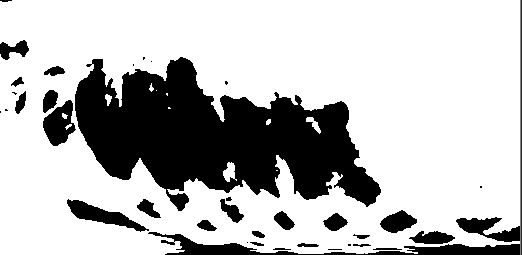
#> input picture SKZ/lab2/1.jpg, 522 x 255 px
$ python lab.py
#> lines starting #> are read from the running program, lines starting #| are printed output that depends on the picture; after the words box and inside, x2 and y2 are one past the last pixel; in counts of white or black regions, pixels touching at a corner belong together
import cv2

# Завантажити зображення, перетворити на градації сірого, розмиття за Гауссом, поріг Оцу
image = cv2.imread('1.jpg')
#> image is the input picture: shape (255, 522, 3); min 0, max 255, mean 188.7
#image = cv2.imread('2.png')
gray = cv2.cvtColor(image, cv2.COLOR_BGR2GRAY)
blur = cv2.GaussianBlur(gray, (3, 3), 0)
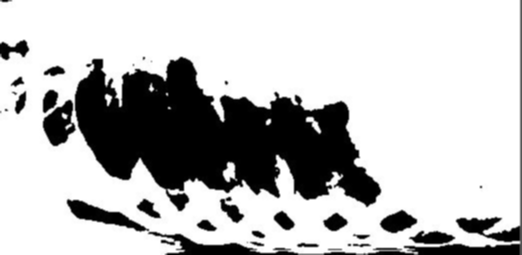
#> blur: shape (255, 522); min 0, max 255, mean 188.8
thresh = cv2.threshold(
    blur, 0, 255, cv2.THRESH_BINARY_INV + cv2.THRESH_OTSU)[1]
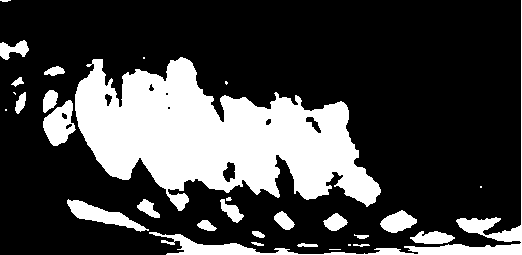
#> thresh: shape (255, 522); 26% white; 30 white regions (9 under 20 px)

# Фільтрація за допомогою контурної області та видаляйте шум за розміров вказаної в пікселях
cnts = cv2.findContours(thresh, cv2.RETR_TREE, cv2.CHAIN_APPROX_SIMPLE)
#> cnts = 39 contours, 13 with area under 20; largest, box (x1, y1, x2, y2) and area: (75, 57, 381, 211) 25582, (149, 0, 522, 255) 2806, (43, 100, 76, 146) 890, (67, 199, 149, 232) 864, (380, 210, 417, 233) 486
cnts = cnts[0] if len(cnts) == 2 else cnts[1]
for c in cnts:
    area = cv2.contourArea(c)
    if area < 100:  # площа в пікселях
        cv2.drawContours(thresh, [c], -1, (0, 0, 0), -1)
#> this loop made 39 passes
#> area on passes 4, 6, 7, 8, 9, 10, 11, 12, 13, 14, 15, 19: 40.5, 27.5, 355.5, 47.5, 115, 248.5, 211, 486.5, 230, 193, 863.5, 889.5
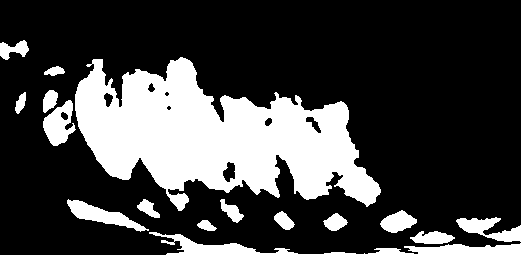
#> thresh: shape (255, 522); 25.6% white; 15 white regions, largest, box (x1, y1, x2, y2) and area: (75, 57, 381, 211) 25740, (149, 0, 522, 255) 3582, (67, 199, 149, 232) 950

# Морфінг, закриття та інвертувати зображення
kernel = cv2.getStructuringElement(cv2.MORPH_RECT, (5, 5))
#> kernel = [[1, 1, 1, 1, 1], [1, 1, 1, 1, 1], [1, 1, 1, 1, 1], [1, 1, 1, 1, 1], [1, 1, 1, 1, 1]]
close = 255 - cv2.morphologyEx(thresh, cv2.MORPH_CLOSE, kernel, iterations=2)
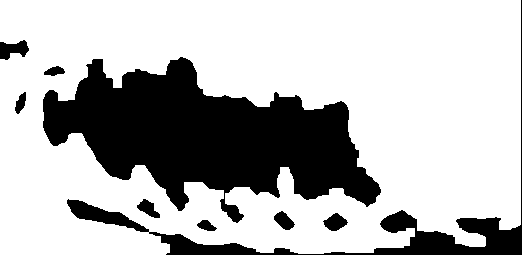
#> close: shape (255, 522); 72.5% white; 9 black regions, largest, box (x1, y1, x2, y2) and area: (43, 57, 381, 223) 28818, (67, 0, 522, 255) 6257, (0, 40, 29, 60) 367

cv2.imshow('thresh', thresh)
cv2.imshow('close', close)
cv2.waitKey()

$ run again, with SKZ/lab2/2.png saved as SKZ/lab2/1.jpg
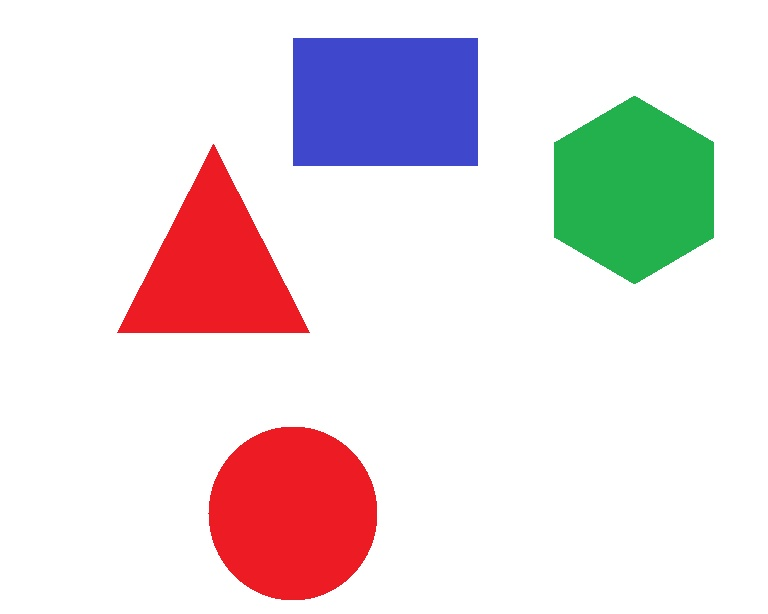
#> input picture SKZ/lab2/2.png, 768 x 614 px
#> image is the input picture: shape (614, 768, 3); mean B, G, R 224.6, 222, 233
#> `gray = cv2.cvtColor(image, cv2.COLOR_BGR2GRAY)`:
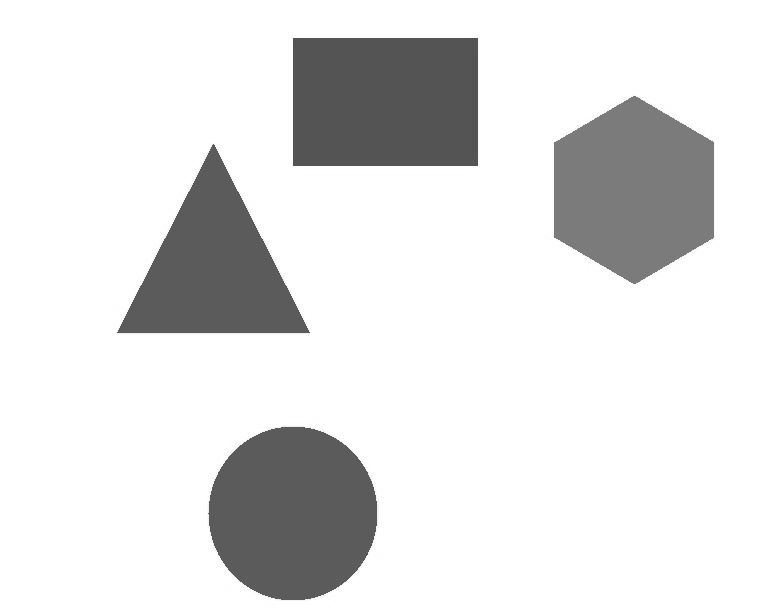
#> gray: shape (614, 768); min 79, max 255, mean 225.6
#> `thresh = cv2.threshold( blur, 0, 255, cv2.THRESH_BINARY_INV + cv2.THRE..`:
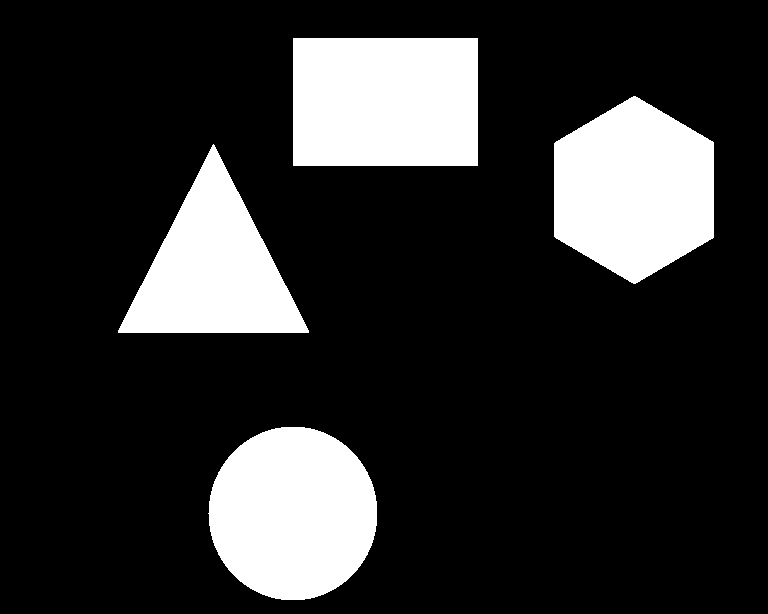
#> thresh: shape (614, 768); 18.6% white; 4 white regions
#> cnts = 4 contours; box (x1, y1, x2, y2) and area: (293, 38, 478, 166) 23368, (208, 427, 377, 600) 22799, (554, 96, 714, 284) 22464, (118, 144, 309, 333) 18047
#> the loop `for c in cnts:` made 4 passes
#> area on passes 1 to 3: 22799, 18047, 22464
#> kernel = [[1, 1, 1, 1, 1], [1, 1, 1, 1, 1], [1, 1, 1, 1, 1], [1, 1, 1, 1, 1], [1, 1, 1, 1, 1]]
#> close: shape (614, 768); 81.4% white; 4 black regions, box (x1, y1, x2, y2) and area: (293, 38, 478, 166) 23680, (208, 427, 377, 600) 23041, (554, 96, 714, 284) 22718, (118, 144, 309, 333) 18331
